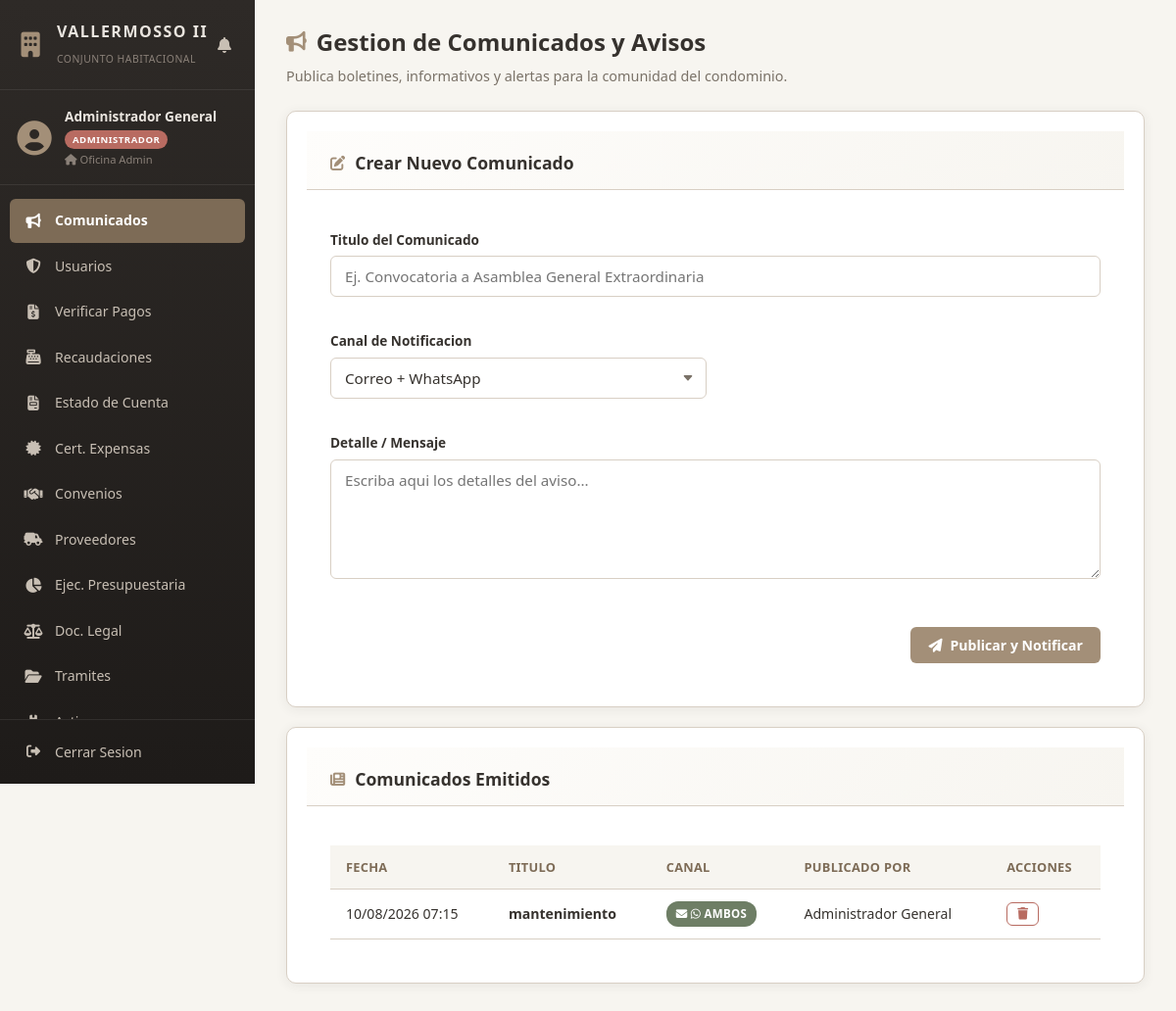
/views/administrador/comunicados.php (signed in), run on an earlier commit of the app's database.
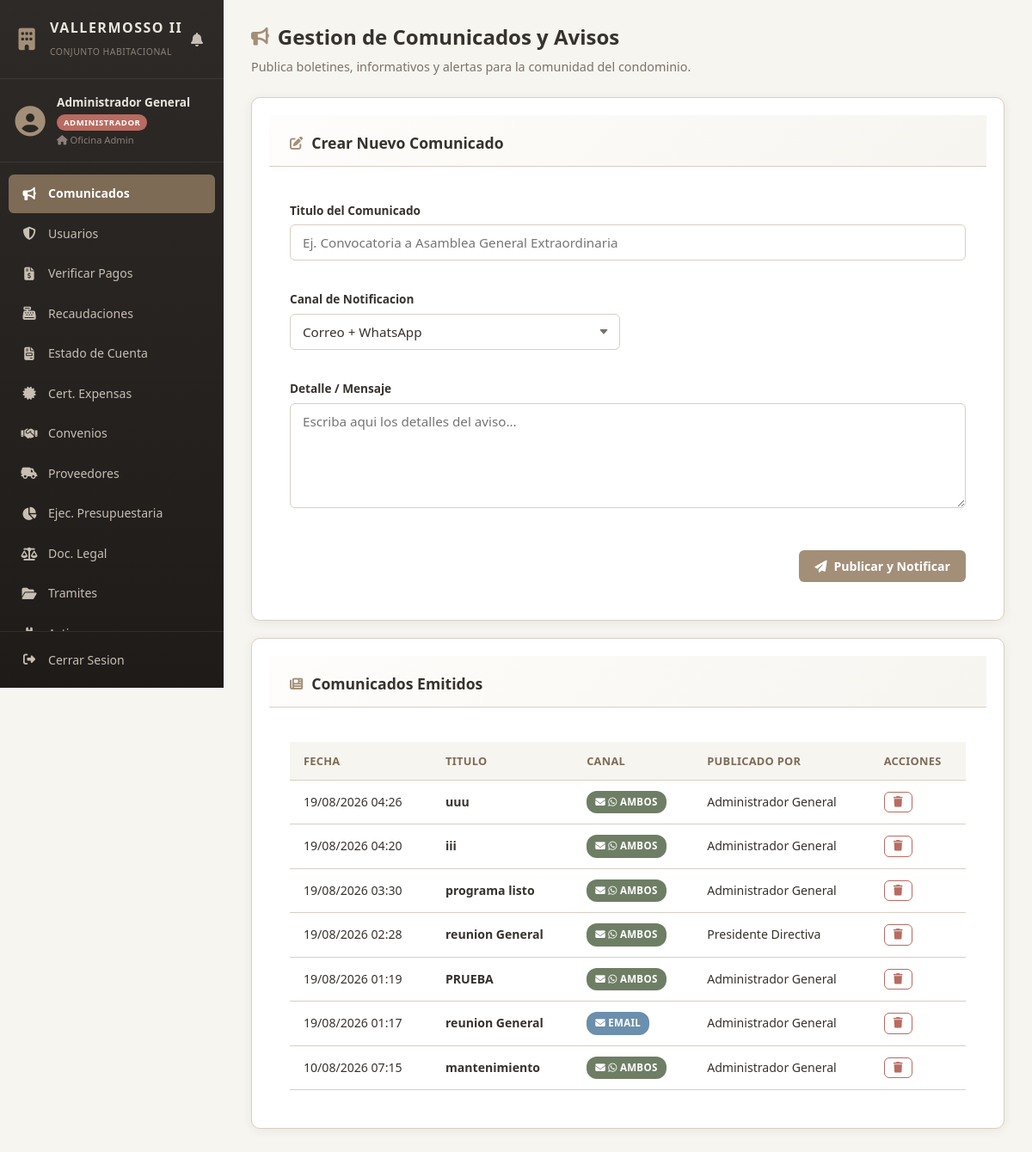
And on a later commit of the database.
### tables this page shows
CREATE TABLE `comunicados` (
  `id_comunicado` int(11) NOT NULL,
  `id_usuario` int(11) DEFAULT NULL,
  `titulo` varchar(150) NOT NULL,
  `mensaje` text NOT NULL,
  `canal` enum('EMAIL','WHATSAPP','AMBOS') NOT NULL,
  `enviado_por` int(11) NOT NULL,
  `fecha_envio` timestamp NOT NULL DEFAULT current_timestamp()
);

CREATE TABLE `usuarios` (
  `id_usuario` int(11) NOT NULL,
  `cedula` varchar(15) NOT NULL,
  `nombres` varchar(120) NOT NULL,
  `correo` varchar(100) NOT NULL,
  `telefono_whatsapp` varchar(20) NOT NULL,
  `numero_vivienda` varchar(20) NOT NULL,
  `rol` enum('RESIDENTE','ADMINISTRADOR','DIRECTIVA') NOT NULL DEFAULT 'RESIDENTE',
  `puesto_casa` varchar(50) DEFAULT NULL,
  `clave_hash` varchar(255) NOT NULL,
  `estado` enum('ACTIVO','INACTIVO') DEFAULT 'ACTIVO',
  `creado_en` timestamp NOT NULL DEFAULT current_timestamp(),
  `created_at` timestamp NOT NULL DEFAULT current_timestamp()
);

### views/administrador/comunicados.php (the view, shortened to what this page needs)
<?php
$pdo = Database::obtenerConexion();
$stmt = $pdo->query("SELECT c.*, u.nombres as autor FROM comunicados c LEFT JOIN usuarios u ON c.enviado_por = u.id_usuario ORDER BY c.fecha_envio DESC");
$comunicados = $stmt->fetchAll(PDO::FETCH_ASSOC);
?>
<!DOCTYPE html>
<html lang="es">
<head>
    <link rel="stylesheet" href="../../public/css/style.css">
    <link rel="stylesheet" href="https://cdnjs.cloudflare.com/ajax/libs/font-awesome/6.4.0/css/all.min.css">
</head>
<body>
<div class="app-layout">
    <?php include_once __DIR__ . '/../sidebar.php'; ?>
    <main class="main-content">
        <header class="content-header">
            <h1><i class="fa-solid fa-bullhorn"></i> Gestion de Comunicados y Avisos</h1>
            <p class="subtitle">Publica boletines, informativos y alertas para la comunidad del condominio.</p>
        </header>
        <section class="card">
            <div class="card-header">
                <h2><i class="fa-solid fa-pen-to-square"></i> Crear Nuevo Comunicado</h2>
            </div>
            <div class="card-body">
                <form action="../../controllers/ComunicadoController.php" method="POST" class="grid-form">
                    <div class="form-group span-full">
                        <label for="titulo"><strong>Titulo del Comunicado</strong></label>
                        <input type="text" id="titulo" name="titulo" class="form-control" placeholder="Ej. Convocatoria a Asamblea General Extraordinaria" required>
                    </div>
                    <div class="form-group">
                        <label for="canal"><strong>Canal de Notificacion</strong></label>
                        <select id="canal" name="canal" class="form-control" required>
                            <option value="AMBOS">Correo + WhatsApp</option>
                        </select>
                    </div>
                    <div class="form-group span-full">
                        <label for="contenido"><strong>Detalle / Mensaje</strong></label>
                        <textarea id="contenido" name="contenido" class="form-control" rows="5" placeholder="Escriba aqui los detalles del aviso..." required></textarea>
                    </div>
                    <div class="form-actions span-full">
                        <button type="submit" class="btn btn-primary"><i class="fa-solid fa-paper-plane"></i> Publicar y Notificar</button>
                    </div>
                </form>
            </div>
        </section>
        <section class="card">
            <div class="card-header">
                <h2><i class="fa-solid fa-newspaper"></i> Comunicados Emitidos</h2>
            </div>
            <div class="card-body">
                <div class="table-responsive">
                    <table class="table">
                        <thead>
                            <tr>
                                <th>Fecha</th>
                                <th>Titulo</th>
                                <th>Canal</th>
                                <th>Publicado por</th>
                                <th>Acciones</th>
                            </tr>
                        </thead>
                        <tbody>
                            <?php if (empty($comunicados)): ?>
                                <tr>
                                    <td colspan="5" class="text-center">No hay comunicados registrados.</td>
                                </tr>
                            <?php else: ?>
                                <?php foreach ($comunicados as $c): ?>
                                    <tr>
                                        <td><?= date('d/m/Y H:i', strtotime($c['fecha_envio'])) ?></td>
                                        <td><strong><?= htmlspecialchars($c['titulo']) ?></strong></td>
                                        <td>
                                            <?php if ($c['canal'] === 'AMBOS'): ?>
                                                <span class="badge badge-success"><i class="fa-solid fa-envelope"></i> <i class="fa-brands fa-whatsapp"></i> Ambos</span>
                                            <?php elseif ($c['canal'] === 'EMAIL'): ?>
                                                <span class="badge badge-info"><i class="fa-solid fa-envelope"></i> Email</span>
                                            <?php else: ?>
                                                <span class="badge badge-warning"><i class="fa-brands fa-whatsapp"></i> WhatsApp</span>
                                            <?php endif; ?>
                                        </td>
                                        <td><?= htmlspecialchars($c['autor'] ?? 'Administracion') ?></td>
                                        <td>
                                            <form action="../../controllers/ComunicadoController.php" method="POST" style="display:inline;" onsubmit="return confirm('Deseas eliminar este comunicado?');">
                                                <button type="submit" class="btn btn-sm btn-outline-danger"><i class="fa-solid fa-trash"></i></button>
                                            </form>
                                        </td>
                                    </tr>
                                <?php endforeach; ?>
                            <?php endif; ?>
                        </tbody>
                    </table>
                </div>
            </div>
        </section>
    </main>
</div>
</body>
</html>

### views/sidebar.php (shortened to what this page needs)
<?php
$rol = $_SESSION['rol'] ?? $_SESSION['usuario_rol'] ?? '';
$nombre = $_SESSION['nombres'] ?? $_SESSION['usuario_nombres'] ?? 'Usuario';
$vivienda = $_SESSION['numero_vivienda'] ?? $_SESSION['usuario_vivienda'] ?? '';
$paginaActual = basename($_SERVER['SCRIPT_NAME'], '.php');
$menuItems = [];
if (strtoupper($rol) === 'ADMINISTRADOR') {
    $menuItems = [
        ['icon' => 'fa-solid fa-bullhorn', 'label' => 'Comunicados', 'file' => 'comunicados.php', 'section' => 'administrador'],
        ['icon' => 'fa-solid fa-shield-halved', 'label' => 'Usuarios', 'file' => 'usuarios.php', 'section' => 'administrador'],
        ['icon' => 'fa-solid fa-file-invoice-dollar', 'label' => 'Verificar Pagos', 'file' => 'verificar_pagos.php', 'section' => 'administrador'],
        ['icon' => 'fa-solid fa-cash-register', 'label' => 'Recaudaciones', 'file' => 'recaudacion.php', 'section' => 'administrador'],
        ['icon' => 'fa-solid fa-file-invoice', 'label' => 'Estado de Cuenta', 'file' => 'estado_cuenta.php', 'section' => 'administrador'],
        ['icon' => 'fa-solid fa-certificate', 'label' => 'Cert. Expensas', 'file' => 'certificado_expensas.php', 'section' => 'administrador'],
        ['icon' => 'fa-solid fa-handshake', 'label' => 'Convenios', 'file' => 'convenios.php', 'section' => 'administrador'],
        ['icon' => 'fa-solid fa-truck-field', 'label' => 'Proveedores', 'file' => 'proveedores.php', 'section' => 'administrador'],
        ['icon' => 'fa-solid fa-chart-pie', 'label' => 'Ejec. Presupuestaria', 'file' => 'ejecucion_presupuestaria.php', 'section' => 'administrador'],
        ['icon' => 'fa-solid fa-scale-balanced', 'label' => 'Doc. Legal', 'file' => 'documentacion_legal.php', 'section' => 'administrador'],
        ['icon' => 'fa-solid fa-folder-open', 'label' => 'Tramites', 'file' => 'tramites.php', 'section' => 'administrador'],
        ['icon' => 'fa-solid fa-boxes-stacked', 'label' => 'Activos', 'file' => 'activos.php', 'section' => 'administrador'],
        ['icon' => 'fa-solid fa-building', 'label' => 'Espacios', 'file' => 'espacios.php', 'section' => 'administrador'],
        ['icon' => 'fa-solid fa-triangle-exclamation', 'label' => 'Incidencias', 'file' => 'incidencias.php', 'section' => 'administrador'],
        ['icon' => 'fa-solid fa-square-poll-vertical', 'label' => 'Encuestas', 'file' => 'encuestas.php', 'section' => 'administrador'],
    ];
}
$rolBadge = 'badge-info';
if (strtoupper($rol) === 'ADMINISTRADOR') {
    $rolBadge = 'badge-danger';
} elseif (strtoupper($rol) === 'DIRECTIVA') {
    $rolBadge = 'badge-warning';
}
?>
<aside id="sidebar" class="sidebar">
    <div class="sidebar-header">
        <div class="sidebar-brand">
            <i class="fa-solid fa-building"></i>
            <div>
                <h2>VALLERMOSSO II</h2>
                <small>Conjunto Habitacional</small>
            </div>
        </div>
    <div style="display: flex; align-items: center; gap: 4px;">
        <div class="notif-bell-wrapper">
            <button id="notifBellBtn" class="notif-bell-btn" title="Notificaciones">
                <i class="fa-solid fa-bell"></i>
            </button>
        </div>
    </div>
    </div>
    <div class="sidebar-user">
        <div class="user-avatar">
            <i class="fa-solid fa-circle-user"></i>
        </div>
        <div class="user-info">
            <span class="user-name"><?= htmlspecialchars($nombre) ?></span>
            <span class="badge <?= $rolBadge ?>"><?= htmlspecialchars($rol) ?></span>
            <?php if (!empty($vivienda)): ?>
                <small class="user-house"><i class="fa-solid fa-house"></i> <?= htmlspecialchars($vivienda) ?></small>
            <?php endif; ?>
        </div>
    </div>
    <nav class="sidebar-nav">
        <ul>
            <?php foreach ($menuItems as $item): ?>
                <?php
                    $isActive = ($paginaActual === pathinfo($item['file'], PATHINFO_FILENAME));
                    $href = "../{$item['section']}/{$item['file']}";
                ?>
                <li>
                    <a href="<?= $href ?>" class="<?= $isActive ? 'active' : '' ?>">
                        <i class="<?= $item['icon'] ?>"></i>
                        <span class="nav-text"><?= $item['label'] ?></span>
                    </a>
                </li>
            <?php endforeach; ?>
        </ul>
    </nav>
    <div class="sidebar-footer">
        <form action="../../controllers/AuthController.php" method="POST">
            <button type="submit" class="btn-logout">
                <i class="fa-solid fa-right-from-bracket"></i>
                <span class="nav-text">Cerrar Sesion</span>
            </button>
        </form>
    </div>
</aside>

What changed in the data, as far as the page shows it:
added comunicados: fecha_envio "19/08/2026 04:26", titulo "uuu", canal "AMBOS" (drawn), enviado_por.nombres "Administrador General"
added comunicados: fecha_envio "19/08/2026 04:20", titulo "iii", canal "AMBOS" (drawn), enviado_por.nombres "Administrador General"
added comunicados: fecha_envio "19/08/2026 03:30", titulo "programa listo", canal "AMBOS" (drawn), enviado_por.nombres "Administrador General"
added comunicados: fecha_envio "19/08/2026 02:28", titulo "reunion General", canal "AMBOS" (drawn), enviado_por.nombres "Presidente Directiva"
added comunicados: fecha_envio "19/08/2026 01:19", titulo "PRUEBA", canal "AMBOS" (drawn), enviado_por.nombres "Administrador General"
added comunicados: fecha_envio "19/08/2026 01:17", titulo "reunion General", canal "EMAIL" (drawn), enviado_por.nombres "Administrador General"
